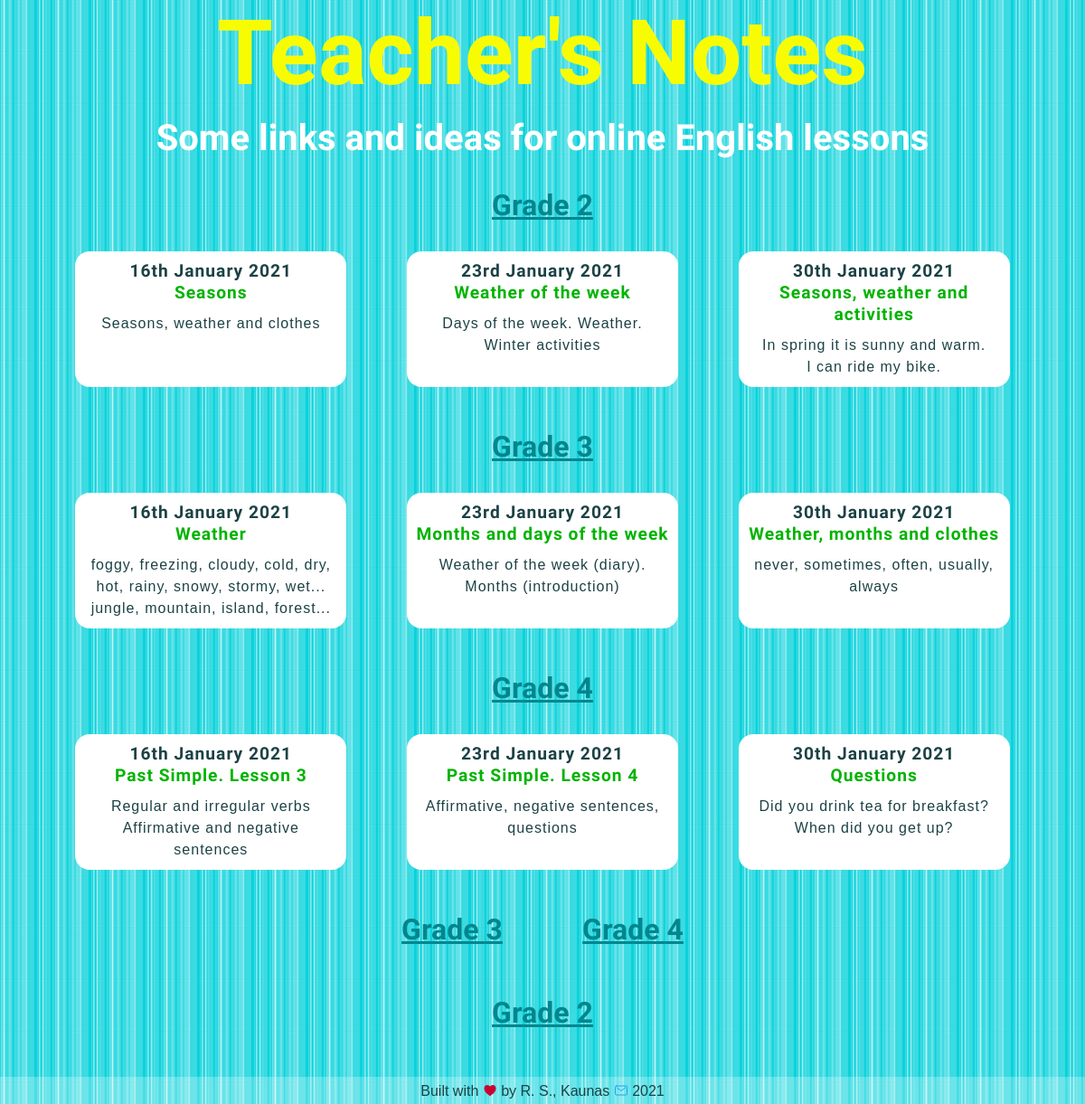
Before: / with the older database file.
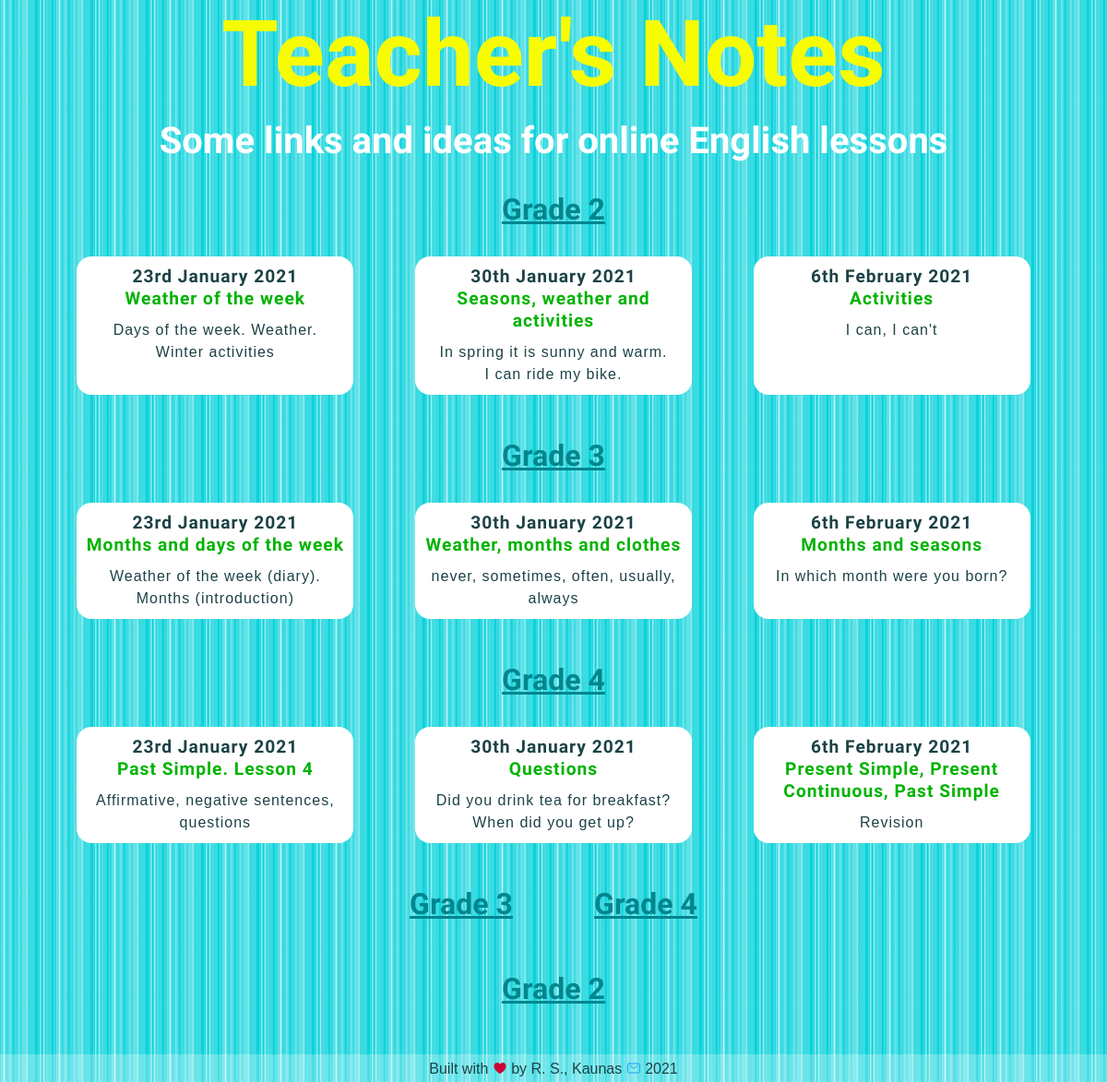
After: the same page with the newer database file.
### blog/models.py (models this page shows, shortened)
class Grade2blogpost(models.Model):
    grade = models.CharField(max_length=10, default='Grade 2')
    date = models.DateField()
    title = models.TextField(max_length=200)
    intro = models.TextField(max_length=400, default='intro')
    description = models.TextField()
    image = models.ImageField(upload_to='blog/images/', default='blog/images/soon.png')
    file = models.FileField(upload_to='blog/downloads/', blank='True')
    credits = models.TextField(blank='True')

class Grade3blogpost(models.Model):
    grade = models.CharField(max_length=10, default='Grade 3')
    date = models.DateField()
    title = models.TextField(max_length=200)
    intro = models.TextField(max_length=400, default='intro')
    description = models.TextField()
    image = models.ImageField(upload_to='blog/images/', default='blog/images/soon.png')
    file = models.FileField(upload_to='blog/downloads/', blank='True')
    credits = models.TextField(blank='True')

class Grade4blogpost(models.Model):
    grade = models.CharField(max_length=10, default='Grade 4')
    date = models.DateField()
    title = models.TextField(max_length=200)
    intro = models.TextField(max_length=400, default='intro')
    description = models.TextField()
    image = models.ImageField(upload_to='blog/images/', default='blog/images/soon.png')
    file = models.FileField(upload_to='blog/downloads/', blank='True')
    credits = models.TextField(blank='True')

### blog/views.py (the view)
# urls.py: path('', views.all_posts, name='all_posts'),
def all_posts(request):
    grade2blogposts = Grade2blogpost.objects.order_by('-date')[:3]
    grade3blogposts = Grade3blogpost.objects.order_by('-date')[:3]
    grade4blogposts = Grade4blogpost.objects.order_by('-date')[:3]
    return render(request, 'blog/all_posts.html', {'grade2blogposts': grade2blogposts,
                                                   'grade3blogposts': grade3blogposts,
                                                   'grade4blogposts': grade4blogposts})

### blog/templates/blog/all_posts.html (shortened to what this page needs)
<!DOCTYPE html>
{% load static %}
<html lang="en">
<head>
    <link href="{% static 'blog/all_posts.css' %}" type="text/css" rel="stylesheet"/>
    <link href="{% static 'blog/queries.css' %}" type="text/css" rel="stylesheet"/>
</head>
<body>
<div id="page-container">
    <div id="content-wrap">
        <header>
            <h1>Teacher's Notes</h1>
            <h2>Some links and ideas for online English lessons</h2>
        </header>
        <section>
            <a href="{% url 'blog:url_all_grade2' %}"><h3>Grade 2</h3></a>
            <div class="flex-container">
                {% for blogpost in grade2blogposts %}
                    <a class="button" href="{% url 'blog:url_one_grade2' blogpost.id %}">
                        <h4>{{ blogpost.date|date:'jS F Y' }}</h4>
                        <h5>{{ blogpost.title }}</h5>
                        <p>{{ blogpost.intro|safe|truncatewords:20 }}</p></a>
                {% endfor %}
            </div>
        </section>
        <section>
            <a href="{% url 'blog:url_all_grade3' %}"><h3>Grade 3</h3></a>
            <div class="flex-container">
                {% for blogpost in grade3blogposts %}
                    <a class="button" href="{% url 'blog:url_one_grade3' blogpost.id %}">
                        <h4>{{ blogpost.date|date:'jS F Y' }}</h4>
                        <h5>{{ blogpost.title }}</h5>
                        <p>{{ blogpost.intro|safe|truncatewords:20 }}</p></a>
                {% endfor %}
            </div>
        </section>
        <section>
            <a href="{% url 'blog:url_all_grade4' %}"><h3>Grade 4</h3></a>
            <div class="flex-container">
                {% for blogpost in grade4blogposts %}
                    <a class="button" href="{% url 'blog:url_one_grade4' blogpost.id %}">
                        <h4>{{ blogpost.date|date:'jS F Y' }}</h4>
                        <h5>{{ blogpost.title }}</h5>
                        <p>{{ blogpost.intro|safe|truncatewords:20 }}</p></a>
                {% endfor %}
            </div>
        </section>
        <div class="flex-container three-grades">
            <a href="{% url 'blog:url_all_grade4' %}"><h3>Grade 4</h3></a>
            <a href="{% url 'blog:url_all_grade3' %}"><h3>Grade 3</h3></a>
            <a href="{% url 'blog:url_all_grade2' %}"><h3>Grade 2</h3></a>
        </div>
    </div>
    {% include 'blog/footer.html' %}
</div>
</body>
</html>

Changed rows visible on the page:
no longer on this page (row unchanged): Grade2blogpost: date "16th January 2021", title "Seasons", intro "Seasons, weather and clothes"
no longer on this page (row unchanged): Grade3blogpost: date "16th January 2021", title "Weather", intro "foggy, freezing, cloudy, cold, dry, hot, rainy, snowy, stormy, wet... jungle, mountain, island, forest..."
no longer on this page (row unchanged): Grade4blogpost: date "16th January 2021", title "Past Simple. Lesson 3", intro "Regular and irregular verbs Affirmative and negative sentences"
added Grade2blogpost: date "6th February 2021", title "Activities", intro "I can, I can't"
added Grade3blogpost: date "6th February 2021", title "Months and seasons", intro "In which month were you born?"
added Grade4blogpost: date "6th February 2021", title "Present Simple, Present Continuous, Past Simple", intro "Revision"
